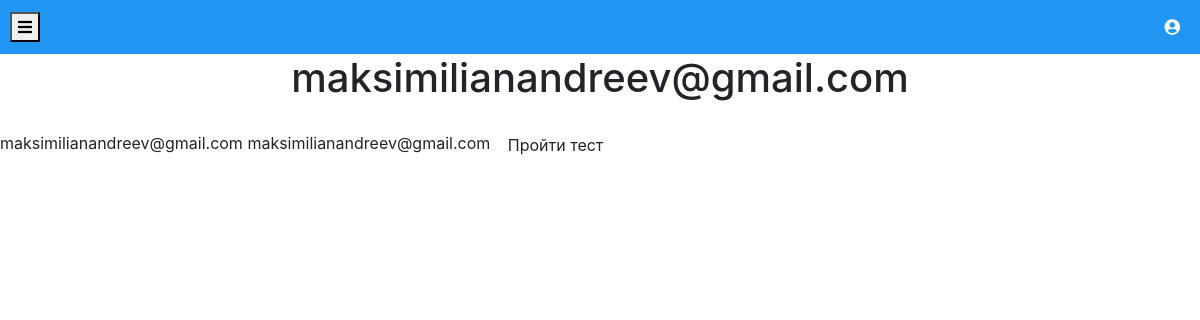
/lesson/1, run on the app's committed database.
### data/lessons.py (models this page shows)
class Lesson(SqlAlchemyBase, UserMixin):
    __tablename__ = 'lessons'
    id = sqlalchemy.Column(sqlalchemy.Integer,
                           primary_key=True, autoincrement=True)
    name = sqlalchemy.Column(sqlalchemy.String)
    text_material = sqlalchemy.Column(sqlalchemy.String)
    video_material = sqlalchemy.Column(sqlalchemy.String)
    course_id = sqlalchemy.Column(sqlalchemy.Integer, sqlalchemy.ForeignKey('courses.id'))
    course = orm.relationship('Course', backref='lessons_course')
    questions = orm.relationship('Question', backref='lessons_questions')

### app.py (the view)
@app.route('/lesson/<int:id>')
def lesson(id):
    db_sess = db_session.create_session()
    lesson = db_sess.query(Lesson).filter(Lesson.id == id).first()
    question = lesson.questions[0]
    return render_template('lesson.html', lesson=lesson, question=question)

### data/db_session.py (called while the page is built)
def create_session():
    global __factory
    return __factory

### templates/lesson.html
{% extends "base.html" %}
{% block content %}
<h1 class="mb-4">{{lesson.name}}</h1>
<div>
    {{lesson.video_material}}
    {{lesson.text_material}}
    <a href="/take_test/{{question.id}}/{{question.lesson.id}}/0/0" class="btn">Пройти тест</a>
</div>
{% endblock %}

### static/css/style.css (style rules this page uses)
body { margin: 0; font-family: Arial, sans-serif; }
body { font-family: Arial, sans-serif; background-color: #f4f4f4; }
h1 { text-align: center; margin-bottom: 20px; }

### data on the page
Lesson: name "maksimilianandreev@gmail.com", video_material "maksimilianandreev@gmail.com", text_material "maksimilianandreev@gmail.com"
